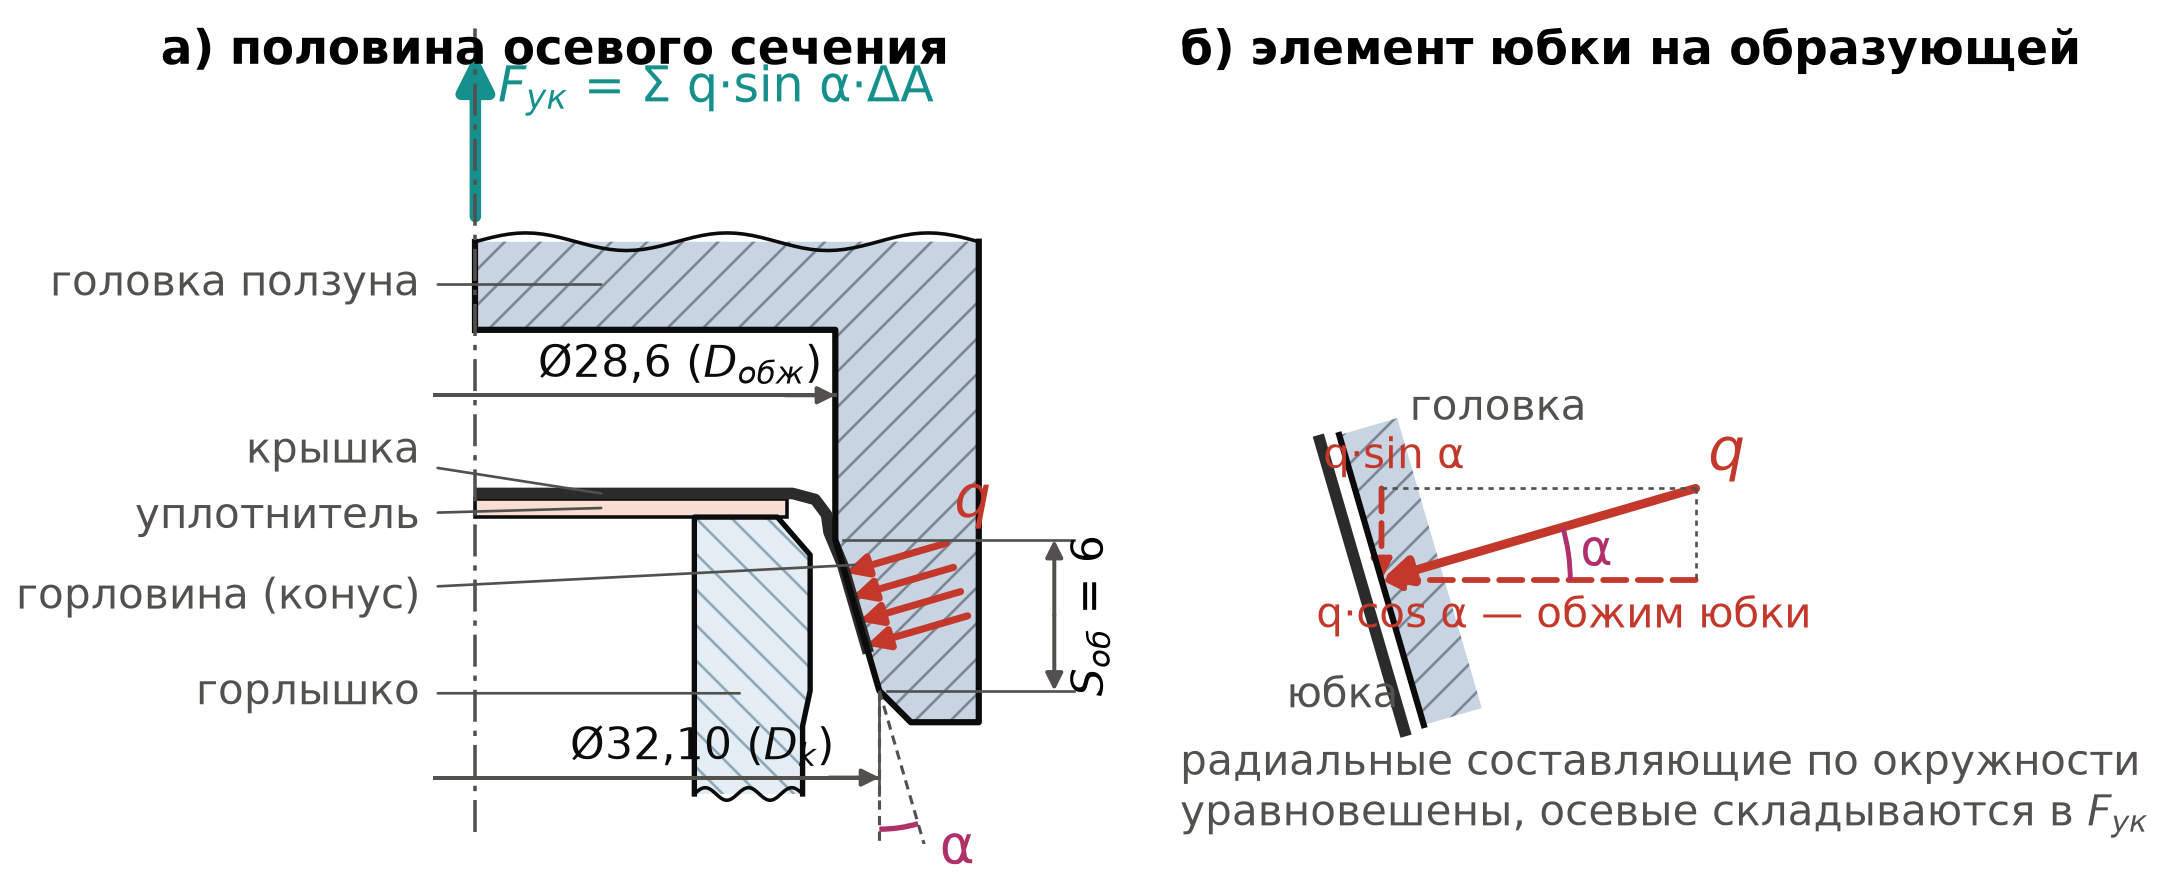

The script that saved this image:
# -*- coding: utf-8 -*-
"""Рисунок к п. 3.3: обжим кронен-крышки конической горловиной головки и разложение давления на элементе юбки.
а) половина осевого сечения (ось слева); б) элемент юбки на образующей конуса.
Стиль — как у рисунков расчёта: DejaVu Sans, штриховка сечений, размерные линии серые, сила обжима — бирюзовая.
Размеры, мм: юбка Dk = 32,10 → Dобж = 28,6, ход обжима Sоб = 6, tg α = 1,75 / 6 (α = 16,3°), головка Ø40;
горлышко — венчик 26 H 180 (как в 3D-модели бутылки). Положение — головка прошла 1,5 мм после касания: юбка прижата к
конусу там, где её исходный радиус больше радиуса горловины (полоса контакта 3,5 мм, вся на конусе).
    python fig_crimp.py  →  fig_crimp.png"""
import os
from math import atan, cos, degrees, radians, sin
import matplotlib
matplotlib.use("Agg")
import matplotlib.pyplot as plt
from matplotlib.patches import Arc, FancyArrowPatch, Polygon

HERE = os.path.dirname(os.path.abspath(__file__))
OUT = os.path.join(HERE, "fig_crimp.png")
matplotlib.rcParams.update({"font.family": "DejaVu Sans", "mathtext.fontset": "dejavusans", "hatch.linewidth": 0.6})

BLACK, GRAY, TEAL, RED, CRIMSON = "#0b0b0b", "#52514e", "#16908c", "#c4372b", "#b0306a"
STEEL, STEEL_H, GLASS, GLASS_H, LINER, SHEET = "#c9d4e3", "#7c8796", "#e3edf3", "#8fa9bb", "#f8ddd2", "#2b2b2b"
DK, DOBZH, S_OB = 32.10, 28.6, 6.0
RK, RO = DK / 2, DOBZH / 2
TA = (RK - RO) / S_OB
ALPHA = degrees(atan(TA))                               # 16,3°
CA, SA = cos(radians(ALPHA)), sin(radians(ALPHA))
S = 1.5                                                 # головка прошла после касания, мм
Y_CT = 0.6 - S                                          # верх конуса (r = RO); при касании он на 0,6
Y_CB = Y_CT - S_OB                                      # низ конуса (r = RK)
Y_CH = Y_CB - 1.25                                      # низ заходной фаски
CEIL = 0.94 + 8.0 - S                                   # потолок полости над крышкой
Y_BRK = CEIL + 3.5                                      # обрыв головки
Y_SK0, Y_SKB, R_SK0 = -0.6, -5.4, 14.05                 # юбка: начало у плеча и нижняя кромка; радиус у плеча
Y_NECK = -11.0                                          # обрыв горлышка


def r_skirt0(y):
    """юбка до обжима: прямая от плеча (14,05; −0,6) до нижней кромки (16,05; −5,4)"""
    return R_SK0 + (Y_SK0 - y) * (RK - R_SK0) / (Y_SK0 - Y_SKB)


def r_tool(y):
    return RO if y >= Y_CT else RO + (Y_CT - y) * TA


def section(ax, pts, fill, hatch, hc, lw=1.4):
    ax.add_patch(Polygon(pts, closed=True, facecolor=fill, edgecolor=hc, hatch=hatch, lw=0))
    ax.add_patch(Polygon(pts, closed=True, facecolor="none", edgecolor=BLACK, lw=lw))


def arrow(ax, p0, p1, color, lw=1.6, ms=11, ls="-"):
    ax.add_patch(FancyArrowPatch(p0, p1, arrowstyle="-|>", mutation_scale=ms, color=color, lw=lw, linestyle=ls,
                                 shrinkA=0, shrinkB=0))


def wavy(ax, x0, x1, y, amp=0.35):
    xs = [x0 + (x1 - x0) * k / 60 for k in range(61)]
    ax.plot(xs, [y + amp * sin(6.2832 * 2.5 * (x - x0) / (x1 - x0)) for x in xs], color=BLACK, lw=0.8)


def dim_dia(ax, r, y, text, ext_from=None):
    """диаметр на половине сечения: размерная линия заходит за ось, стрелка — у поверхности"""
    ax.plot([-1.6, r], [y, y], color=GRAY, lw=0.9)
    arrow(ax, (r - 2.0, y), (r, y), GRAY, lw=0.9, ms=8)
    if ext_from is not None:
        ax.plot([r, r], [ext_from - 0.3, y - 0.7], color=GRAY, lw=0.6)
    ax.text(r / 2 + 1.0, y + 0.3, text, ha="center", va="bottom", fontsize=10, color=BLACK)


fig, ax = plt.subplots(figsize=(6.8, 4.3))
ax.set_aspect("equal")
ax.axis("off")

# ---------------- а) половина осевого сечения
neck = [(8.7, 0.0), (12.0, 0.0), (13.3, -1.5), (13.3, -6.9), (13.0, -8.3), (13.0, Y_NECK), (8.7, Y_NECK)]
ax.add_patch(Polygon(neck, closed=True, facecolor=GLASS, edgecolor=GLASS_H, hatch="\\\\\\", lw=0))
ax.plot(*zip(*neck[-1:] + neck[:-1]), color=BLACK, lw=1.2)
wavy(ax, 8.7, 13.0, Y_NECK, 0.25)
ax.add_patch(Polygon([(0.0, 0.0), (12.4, 0.0), (12.4, 0.72), (0.0, 0.72)], closed=True, facecolor=LINER, edgecolor=BLACK, lw=0.8))
ys = [Y_SK0 - k * (Y_SK0 - Y_SKB) / 60 for k in range(61)]
cap = [(0.0, 0.94), (12.6, 0.94), (13.5, 0.7), (13.95, 0.1), (R_SK0, Y_SK0)] + [(min(r_skirt0(y), r_tool(y)), y) for y in ys]
ax.plot([x for x, _ in cap], [y for _, y in cap], color=SHEET, lw=2.6, solid_capstyle="butt")
head = [(0.0, CEIL), (RO, CEIL), (RO, Y_CT), (RK, Y_CB), (17.3, Y_CH), (20.0, Y_CH), (20.0, Y_BRK), (0.0, Y_BRK)]
ax.add_patch(Polygon(head, closed=True, facecolor=STEEL, edgecolor=STEEL_H, hatch="///", lw=0))
ax.plot(*zip(*head[:-1]), color=BLACK, lw=1.4)
ax.plot([0, 0], [Y_BRK, CEIL], color=BLACK, lw=1.4)
wavy(ax, 0.0, 20.0, Y_BRK)
ax.plot([0, 0], [Y_NECK - 1.5, Y_BRK + 8.5], color=GRAY, lw=0.8, ls=(0, (9, 2.5, 1.5, 2.5)))   # ось

# давление q по нормали к образующей конуса в полосе контакта
y_top = next(y for y in [Y_CT - 0.01 * k for k in range(700)] if r_skirt0(y) > r_tool(y))      # верх полосы контакта
L_Q = 4.2
for k in range(4):
    y = y_top - 0.3 - k * (y_top - Y_SKB - 0.6) / 3
    x = r_tool(y)
    arrow(ax, (x + L_Q * CA, y + L_Q * SA), (x, y), RED, lw=1.6, ms=10)
ax.text(r_tool(y_top) + L_Q * CA + 0.4, y_top + L_Q * SA + 0.2, "q", color=RED, fontsize=13, style="italic", ha="left",
        va="bottom")
# угол конуса α — под входом в горловину: вертикаль и продолжение образующей
la = 6.5
ax.plot([RK, RK], [Y_CB, Y_CB - la], color=GRAY, lw=0.7, ls=(0, (3, 2)))
ax.plot([RK, RK + la * TA], [Y_CB, Y_CB - la], color=GRAY, lw=0.7, ls=(0, (3, 2)))
ax.add_patch(Arc((RK, Y_CB), 2 * (la - 1.0), 2 * (la - 1.0), theta1=270, theta2=270 + ALPHA, color=CRIMSON, lw=1.2))
ax.text(RK + 2.4, Y_CB - la + 0.2, "α", color=CRIMSON, fontsize=12, ha="left", va="center")
# ход обжима Sоб — длина конуса по оси (справа снаружи головки)
xs = 23.0
ax.plot([RO + 0.3, xs + 0.8], [Y_CT, Y_CT], color=GRAY, lw=0.6)
ax.plot([RK + 0.3, xs + 0.8], [Y_CB, Y_CB], color=GRAY, lw=0.6)
arrow(ax, (xs, (Y_CT + Y_CB) / 2), (xs, Y_CT), GRAY, lw=0.9, ms=8)
arrow(ax, (xs, (Y_CT + Y_CB) / 2), (xs, Y_CB), GRAY, lw=0.9, ms=8)
ax.text(xs + 0.6, (Y_CT + Y_CB) / 2, "$S_{об}$ = 6", rotation=90, ha="left", va="center", fontsize=10)
# диаметры: вход конуса = юбка до обжима, цилиндрический участок = юбка после обжима
dim_dia(ax, RO, CEIL - 2.6, "Ø28,6 ($D_{обж}$)")
dim_dia(ax, RK, Y_CH - 2.2, "Ø32,10 ($D_k$)", ext_from=Y_CB)
# сила обжима — осевая равнодействующая давления, передаётся на ползун
arrow(ax, (0, Y_BRK + 1.0), (0, Y_BRK + 7.5), TEAL, lw=2.6, ms=16)
ax.text(0.9, Y_BRK + 6.0, "$F_{ук}$ = Σ q·sin α·ΔA", color=TEAL, fontsize=11, ha="left", va="center")


def leader(xy, xytext, text, ha="right"):
    ax.annotate(text, xy=xy, xytext=xytext, fontsize=9.5, color=GRAY, ha=ha, va="center",
                arrowprops=dict(arrowstyle="-", color=GRAY, lw=0.6, shrinkA=2, shrinkB=0))


leader((5.0, CEIL + 1.8), (-2.2, CEIL + 1.8), "головка ползуна")
leader((5.0, 0.94), (-2.2, 2.6), "крышка")
leader((5.0, 0.36), (-2.2, 0.0), "уплотнитель")
leader((10.5, -7.0), (-2.2, -7.0), "горлышко")
leader((r_tool(Y_CT - 1.0) + 0.5, Y_CT - 1.0), (-2.2, -3.2), "горловина (конус)")
ax.text(-12.5, Y_BRK + 8.5, "а) половина осевого сечения", fontsize=10.5, weight="bold", ha="left", va="top")

# ---------------- б) давление на элемент юбки и его составляющие
cx, cy, h = 36.0, -2.5, 6.0                              # точка приложения на образующей
n, t = (CA, SA), (-SA, CA)                               # нормаль к головке; вдоль образующей вверх
p0, p1 = (cx - h * t[0], cy - h * t[1]), (cx + h * t[0], cy + h * t[1])
strip = [p0, p1, (p1[0] + 2.4 * n[0], p1[1] + 2.4 * n[1]), (p0[0] + 2.4 * n[0], p0[1] + 2.4 * n[1])]
ax.add_patch(Polygon(strip, closed=True, facecolor=STEEL, edgecolor=STEEL_H, hatch="///", lw=0))
ax.plot([p0[0], p1[0]], [p0[1], p1[1]], color=BLACK, lw=1.4)
ax.plot([p0[0] - 0.8 * n[0], p1[0] - 0.8 * n[0]], [p0[1] - 0.8 * n[1], p1[1] - 0.8 * n[1]], color=SHEET, lw=2.6)
ax.text(p0[0] - 1.0, p0[1] + 0.3, "юбка", fontsize=9.5, color=GRAY, ha="right", va="bottom")
ax.text(p1[0] + 2.8, p1[1] + 0.2, "головка", fontsize=9.5, color=GRAY, ha="left", va="bottom")
Q = 13.0
tail = (cx + Q * n[0], cy + Q * n[1])
ax.plot([tail[0], tail[0]], [tail[1], cy], color=GRAY, lw=0.6, ls=(0, (2, 2)))
ax.plot([tail[0], cx], [tail[1], tail[1]], color=GRAY, lw=0.6, ls=(0, (2, 2)))
arrow(ax, tail, (cx, cy), RED, lw=2.0, ms=13)
ax.text(tail[0] + 0.5, tail[1] + 0.2, "q", color=RED, fontsize=13, style="italic", ha="left", va="bottom")
arrow(ax, (tail[0], cy), (cx, cy), RED, lw=1.3, ms=9, ls=(0, (4, 2)))                 # радиальная составляющая
arrow(ax, (cx, tail[1]), (cx, cy), RED, lw=1.3, ms=9, ls=(0, (4, 2)))                 # осевая составляющая
ax.text((cx + tail[0]) / 2 + 1.0, cy - 0.6, "q·cos α — обжим юбки", color=RED, fontsize=9.5, ha="center", va="top")
ax.text(cx + 0.5, tail[1] + 0.4, "q·sin α", color=RED, fontsize=9.5, ha="center", va="bottom")
ax.add_patch(Arc((cx, cy), 15.0, 15.0, theta1=0, theta2=ALPHA, color=CRIMSON, lw=1.1))
ax.text(cx + 7.9, cy + 1.1, "α", color=CRIMSON, fontsize=11, ha="left", va="center")
ax.text(28.0, Y_BRK + 8.5, "б) элемент юбки на образующей", fontsize=10.5, weight="bold", ha="left", va="top")
ax.text(28.0, cy - 6.3, "радиальные составляющие по окружности\nуравновешены, осевые складываются в $F_{ук}$",
        fontsize=9.5, color=GRAY, ha="left", va="top")

ax.set_xlim(-13.0, 54.0)
ax.set_ylim(Y_NECK - 2.0, Y_BRK + 9.0)
fig.savefig(OUT, dpi=320, bbox_inches="tight", pad_inches=0.05, facecolor="white")
print(OUT, f"α = {ALPHA:.1f}°, полоса контакта y {y_top:.2f}…{Y_SKB:.2f} ({y_top - Y_SKB:.2f} мм)")
